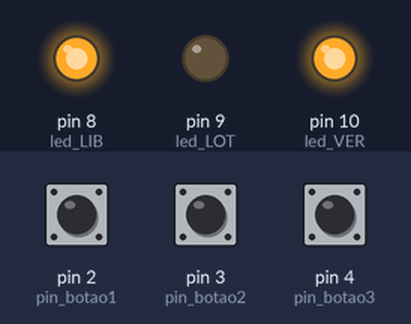
A sketch run on a simulated Arduino Uno, built with avr-gcc and run on an emulated ATmega328P. Shown: output pins drawn as LEDs (lit = HIGH). Inputs (shaded band) come from the test bench; at power-on: pin 2 (pin_botao1) LOW, pin 3 (pin_botao2) LOW, pin 4 (pin_botao3) LOW. What the sketch prints to the serial monitor is not drawn.

Above: at 1.2 s.
1.3 s: pin 2 (pin_botao1) pulled HIGH for 0.15 s
At 2.4 s:
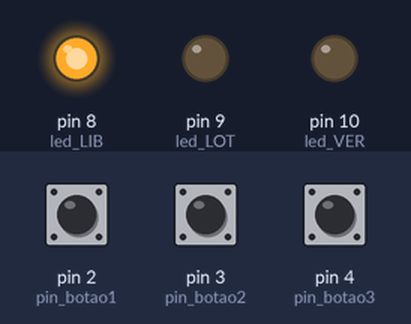
2.9 s: pin 3 (pin_botao2) pulled HIGH for 0.15 s
At 3.6 s:
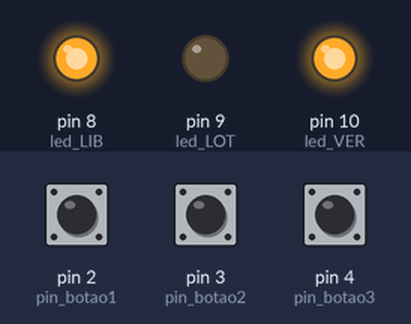
4.5 s: pin 2 (pin_botao1) pulled HIGH for 1 s
At 5.9 s:
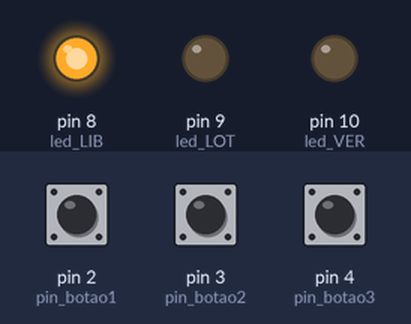
Timing chart, 0 to 7.5 s (numbered marks = the images above; inputs shaded):
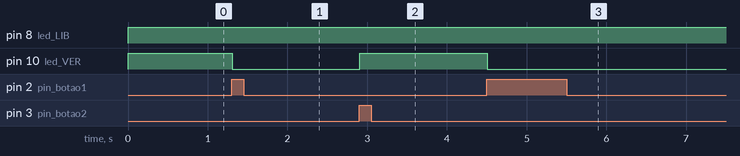

Measured:
- after the input at 1.3 s, pin 10 (led_VER): HIGH → LOW at once
- after the input at 2.9 s, pin 10 (led_VER): LOW → HIGH at once
- after the input at 4.5 s, pin 10 (led_VER): HIGH → LOW at once

The sketch:

exercicio2.ino
```cpp
///Definir os apelidos do pino
#define led_LIB 8
#define led_LOT 9
#define led_VER 10
#define pin_botao1 2
#define pin_botao2 3
#define pin_botao3 4

//contadores
int cont = 0;
int tic1 = 0;
int tic2 = 0;

void setup() {
  //define os leds como uma saída
  pinMode(led_LIB, OUTPUT);
  pinMode(led_LOT, OUTPUT);
  pinMode(led_VER, OUTPUT);

 //define os botões como uma entrada
  pinMode(pin_botao1, INPUT);
  pinMode(pin_botao2, INPUT);
  pinMode(pin_botao3, INPUT);

  //inicia uma comunicação com o arduino
  Serial.begin(9600);


}

void loop() {
  // Faz a leitura dos botões, armazenando o valor (1 = pressionado, 0 = não pressionado)
bool SEV = digitalRead(pin_botao1); // Botão de entrada (SEV) — carro entrou
bool SSV = digitalRead(pin_botao2); // Botão de saída (SSV) — carro saiu
bool BOT = digitalRead(pin_botao3); // Botão de reset (BOT) — zera a contagem

// Exibe no monitor serial o valor atual do contador
Serial.println(cont);

// Se o botão de entrada (SEV) for pressionado, o controle (tic1) estiver liberado
// e o estacionamento NÃO estiver cheio (cont < 10), então soma +1 no contador
if (SEV == 1 && tic1 == 0 && cont < 10) {
  cont += 1;   // Incrementa a quantidade de carros
  tic1 += 1;   // Bloqueia até soltar o botão (evita múltiplas contagens)
}

// Quando solta o botão SEV, libera novamente tic1 para a próxima leitura
if (SEV == 0) {
  tic1 = 0;
}

// Se o botão de saída (SSV) for pressionado, tic2 estiver liberado
// e houver pelo menos 1 carro no estacionamento (cont > 0), então subtrai -1
if (SSV == 1 && tic2 == 0 && cont > 0) {
  cont -= 1;   // Decrementa a quantidade de carros
  tic2 += 1;   // Bloqueia até soltar o botão (evita múltiplas contagens)
}

// Quando solta o botão SSV, libera novamente tic2 para a próxima leitura
if (SSV == 0) {
  tic2 = 0;
}

// Se o contador chegar a 10, acende o LED de lotado (led_LOT) e apaga o de livre
if (cont == 10) {
  digitalWrite(led_LOT, HIGH); // LED de lotado aceso
  digitalWrite(led_LIB, LOW);  // LED de livre apagado
} else {
  digitalWrite(led_LOT, LOW);  // LED de lotado apagado quando não está cheio
}

// Se o contador for menor que 10, acende o LED de livre (led_LIB)
if (cont < 10) {
  digitalWrite(led_LIB, HIGH); // LED de livre aceso
  digitalWrite(led_LOT, LOW);  // LED de lotado apagado
} else {
  digitalWrite(led_LIB, LOW);  // LED de livre apagado quando estiver cheio
}

// Se o contador for 0, acende o LED de verificação (led_VER) para o operador conferir
if (cont == 0) {
  digitalWrite(led_VER, HIGH); // LED de verificação aceso
  digitalWrite(led_LOT, LOW);  // LED de lotado apagado
} else {
  digitalWrite(led_VER, LOW);  // LED de verificação apagado se houver carros
}

// Se o botão BOT for pressionado, o contador volta para zero, zerando tudo
if (BOT == 1) {
  cont = 0;

}
}
```
